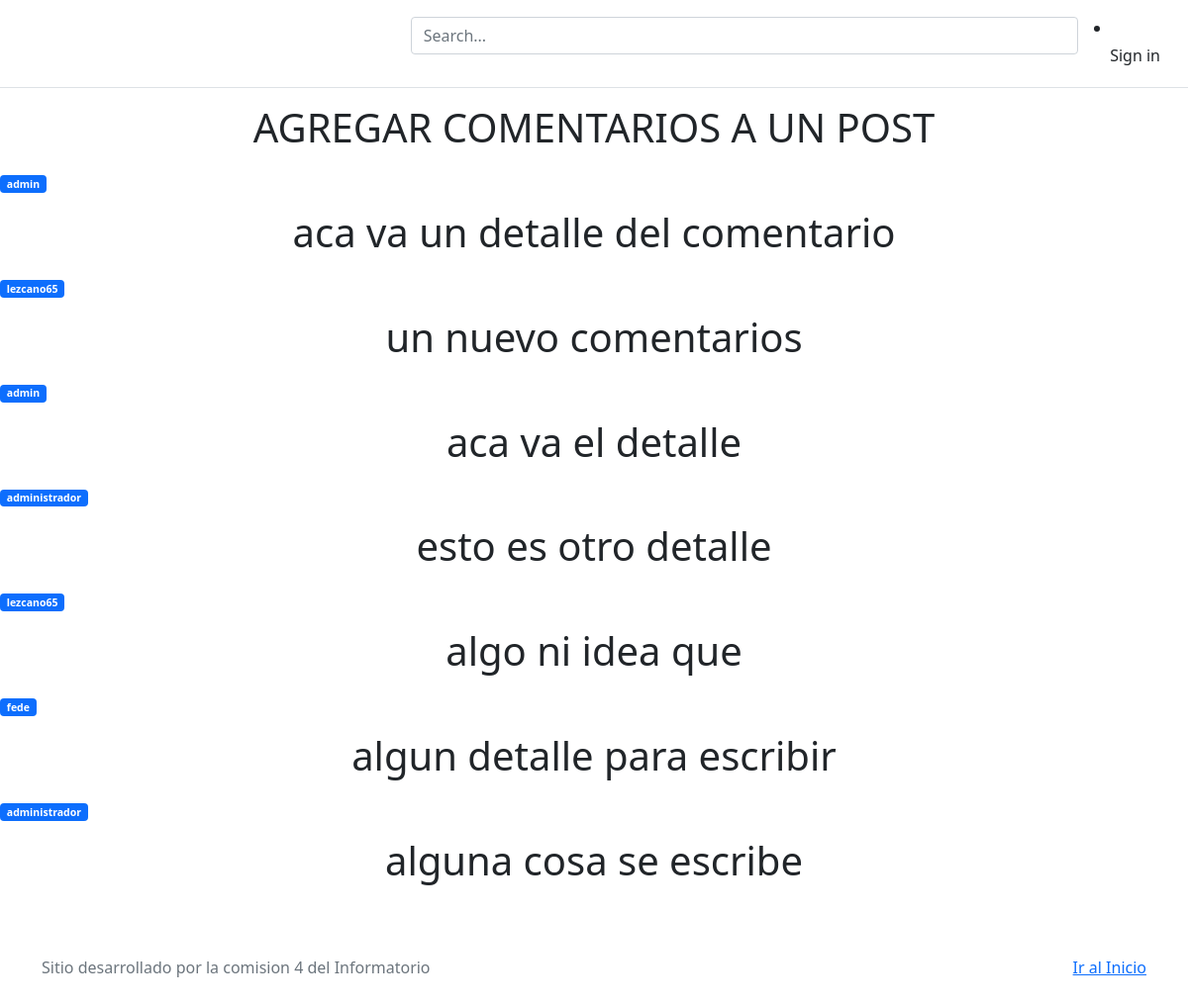
The app's page /Post/Detalle/1/vercomentarios, older data.
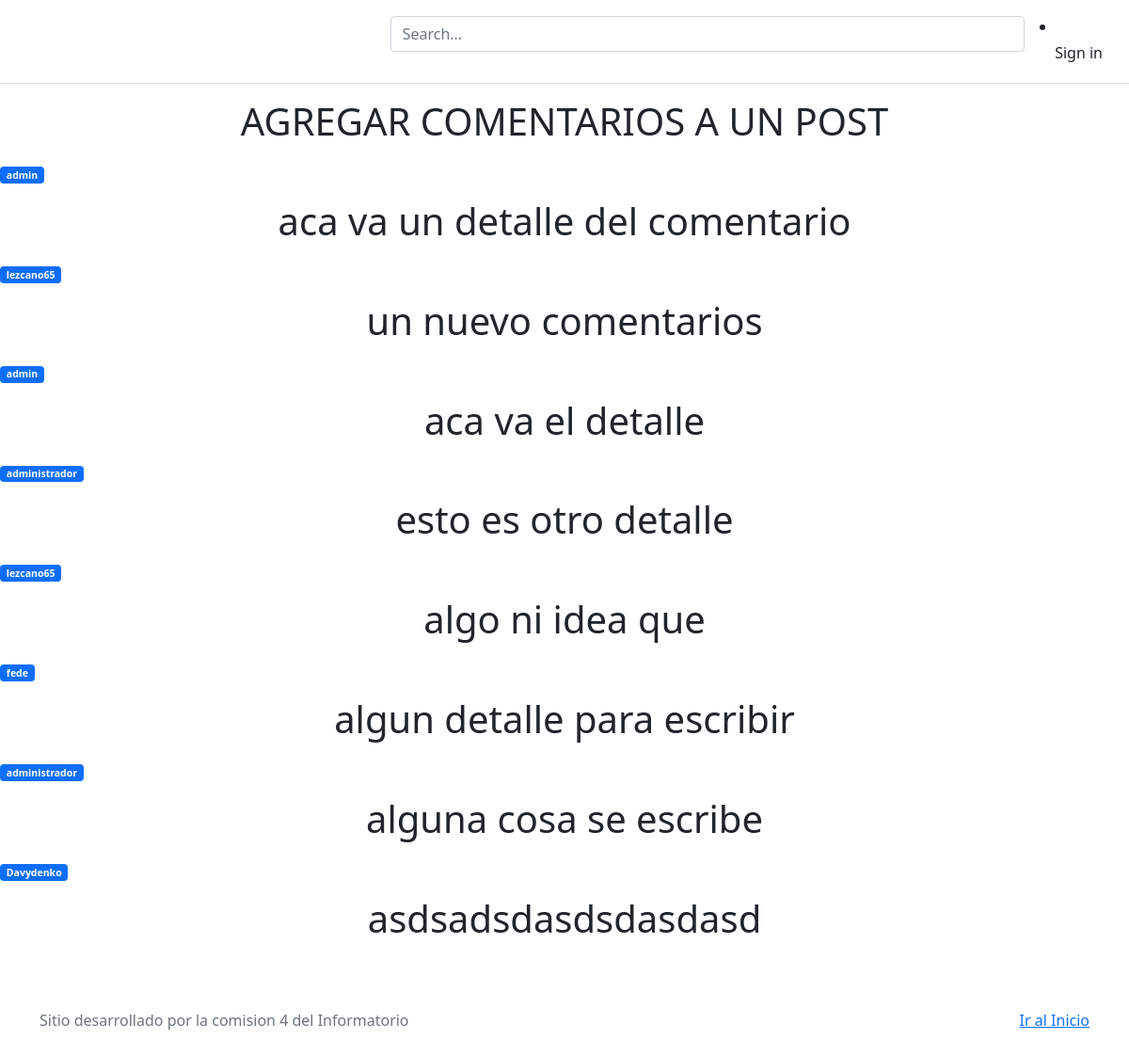
The same page, newer data.
### apps/comentario/models.py (models this page shows)
class Comentario(models.Model):
	detalle = models.TextField(max_length=1000)
	autor = models.ForeignKey(Usuario, on_delete=models.CASCADE, null=True,blank=True)
	posteo = models.ForeignKey( Post,on_delete=models.CASCADE,null=True,blank=True)
	class Meta:
		db_table="Comentario"
	def __str__(self):
		return self.detalle

### apps/usuarios/models.py (models this page shows)
class Usuario(AbstractUser):
	dni = models.IntegerField(null=True, blank=True)
	es_administrador = models.BooleanField(default=False)
	es_escritor = models.BooleanField(default=False)
	class Meta:
		db_table="usuarios"
	def __str__(self):
		return f"{self.username}"

### apps/post/views.py (the view)
# urls.py: path("Detalle/<int:pk>/vercomentarios", views.VerComentario.as_view(), name="vercomentarios"),
class VerComentario(ListView):
	template_name="post/vercomentarios.html"
	model = Comentario
	comentarios= Comentario.objects.all()
	context_object_name="comentarios"
	def get_queryset(self):
		return self.comentarios

### templates/post/vercomentarios.html (shortened to what this page needs)
{% extends "base/base.html" %}
{% load static %}
{% block contenido %}
<h1 class="text-center titulo pb-3">AGREGAR COMENTARIOS A UN POST</h1>
    {% for p in comentarios  %}
    <p class="card-text"><small class="text-muted"><span class="badge bg-primary">{{p.autor}}</span></small></p>
    <h1 class="text-center titulo pb-3"> {{p}} </h1>
    {% endfor %}
{% endblock contenido %}

### templates/base/base.html (shortened to what this page needs)
<html lang="es"><head>
	<link href="https://cdn.jsdelivr.net/npm/bootstrap@5.1.3/dist/css/bootstrap.min.css" rel="stylesheet">
  </head>
  {% include "base/header.html" %}
  	<body>
		{% block contenido %}
		{% endblock contenido %}
		{% include "base/footer.html" %}
	</body>
</html>

### templates/base/header.html (shortened to what this page needs)
<header class="py-3 mb-3 border-bottom">
    <div class="container-fluid d-grid gap-3 align-items-center" style="grid-template-columns: 1fr 2fr;">
      <div class="d-flex align-items-center">
        <form class="w-100 me-3">
          <input type="search" class="form-control" placeholder="Search..." aria-label="Search">
        </form>
        <div class="flex-shrink-0 dropdown">
          {% if user.is_authenticated %}
          <a href="#" class="d-block link-dark text-decoration-none dropdown-toggle" id="dropdownUser2" data-bs-toggle="dropdown" aria-expanded="false">
            <img src="https://github.com/mdo.png" alt="mdo" width="32" height="32" class="rounded-circle">
          </a>
          <ul class="dropdown-menu text-small shadow" aria-labelledby="dropdownUser2">
            <li><hr class="dropdown-divider"></li>
            <li><a class="dropdown-item" href="{% url 'logout' %}">Sign out</a></li>
          </ul>
          {% else %}
          <li><a class="dropdown-item" href="{% url 'login' %}">Sign in</a></li>
          {% endif %}
        </div>
      </div>
    </div>
  </header>

### templates/base/footer.html
<footer class="text-muted py-5">
  	<div class="container">
	    <p class="float-end mb-1">
	      <a href="{% url 'inicio' %}">Ir al Inicio</a>
	    </p>
	    <p class="mb-1">Sitio desarrollado por la comision 4 del Informatorio</p>
  	</div>
</footer>

Row changes from the older to the newer data that the page shows:
added Comentario: autor "Davydenko", detalle "asdsadsdasdsdasdasd"
